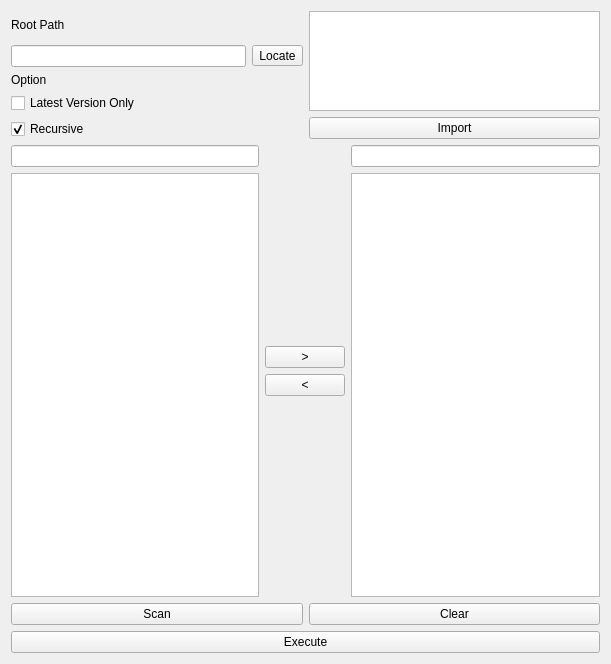
<?xml version="1.0" encoding="UTF-8"?>
<ui version="4.0">
 <class>Form</class>
 <widget class="QWidget" name="Form">
  <property name="geometry">
   <rect>
    <x>0</x>
    <y>0</y>
    <width>611</width>
    <height>664</height>
   </rect>
  </property>
  <property name="windowTitle">
   <string>Form</string>
  </property>
  <layout class="QGridLayout" name="gridLayout">
   <item row="0" column="0">
    <layout class="QGridLayout" name="gridLayout_data">
     <item row="0" column="0">
      <layout class="QGridLayout" name="gridLayout_rootPath">
       <item row="1" column="1">
        <widget class="QToolButton" name="toolButton_rootPath">
         <property name="text">
          <string>Locate</string>
         </property>
        </widget>
       </item>
       <item row="1" column="0">
        <widget class="QLineEdit" name="lineEdit_rootPath"/>
       </item>
       <item row="0" column="0" colspan="2">
        <widget class="QLabel" name="label_rootPath">
         <property name="text">
          <string>Root Path</string>
         </property>
        </widget>
       </item>
      </layout>
     </item>
     <item row="1" column="0">
      <layout class="QGridLayout" name="gridLayout_option">
       <item row="0" column="0">
        <widget class="QLabel" name="label_option">
         <property name="text">
          <string>Option</string>
         </property>
        </widget>
       </item>
       <item row="1" column="0">
        <widget class="QCheckBox" name="checkBox_optionLatest">
         <property name="text">
          <string>Latest Version Only</string>
         </property>
        </widget>
       </item>
       <item row="2" column="0">
        <widget class="QCheckBox" name="checkBox_optionRecursive">
         <property name="text">
          <string>Recursive</string>
         </property>
         <property name="checked">
          <bool>true</bool>
         </property>
        </widget>
       </item>
      </layout>
     </item>
     <item row="0" column="1" rowspan="2">
      <layout class="QGridLayout" name="gridLayout_folderList">
       <item row="0" column="0">
        <widget class="QListWidget" name="listWidget_folderList">
         <property name="maximumSize">
          <size>
           <width>16777215</width>
           <height>100</height>
          </size>
         </property>
        </widget>
       </item>
       <item row="1" column="0">
        <widget class="QPushButton" name="pushButton_folderListImport">
         <property name="text">
          <string>Import</string>
         </property>
        </widget>
       </item>
      </layout>
     </item>
    </layout>
   </item>
   <item row="1" column="0">
    <layout class="QGridLayout" name="gridLayout_list">
     <item row="1" column="0">
      <widget class="QListWidget" name="listWidget_available"/>
     </item>
     <item row="1" column="2">
      <widget class="QListWidget" name="listWidget_selected"/>
     </item>
     <item row="0" column="0">
      <widget class="QLineEdit" name="lineEdit_availableSearch"/>
     </item>
     <item row="0" column="2">
      <widget class="QLineEdit" name="lineEdit_selectedSearch"/>
     </item>
     <item row="0" column="1" rowspan="2">
      <layout class="QGridLayout" name="gridLayout_listControl">
       <item row="4" column="0">
        <widget class="QPushButton" name="pushButton_listControl_remove">
         <property name="text">
          <string>&lt;</string>
         </property>
        </widget>
       </item>
       <item row="5" column="0">
        <spacer name="verticalSpacer_listControl_bottom">
         <property name="orientation">
          <enum>Qt::Orientation::Vertical</enum>
         </property>
         <property name="sizeHint" stdset="0">
          <size>
           <width>20</width>
           <height>40</height>
          </size>
         </property>
        </spacer>
       </item>
       <item row="2" column="0">
        <widget class="QPushButton" name="pushButton_listControl_add">
         <property name="text">
          <string>&gt;</string>
         </property>
        </widget>
       </item>
       <item row="0" column="0">
        <spacer name="verticalSpacer_listControl_top">
         <property name="orientation">
          <enum>Qt::Orientation::Vertical</enum>
         </property>
         <property name="sizeHint" stdset="0">
          <size>
           <width>20</width>
           <height>40</height>
          </size>
         </property>
        </spacer>
       </item>
      </layout>
     </item>
    </layout>
   </item>
   <item row="2" column="0">
    <layout class="QGridLayout" name="gridLayout_buttons">
     <item row="0" column="0">
      <widget class="QPushButton" name="pushButton_buttonScan">
       <property name="text">
        <string>Scan</string>
       </property>
      </widget>
     </item>
     <item row="0" column="1">
      <widget class="QPushButton" name="pushButton_buttonClear">
       <property name="text">
        <string>Clear</string>
       </property>
      </widget>
     </item>
     <item row="1" column="0" colspan="2">
      <widget class="QPushButton" name="pushButton_buttonExecute">
       <property name="text">
        <string>Execute</string>
       </property>
      </widget>
     </item>
    </layout>
   </item>
  </layout>
 </widget>
 <resources/>
 <connections/>
</ui>
